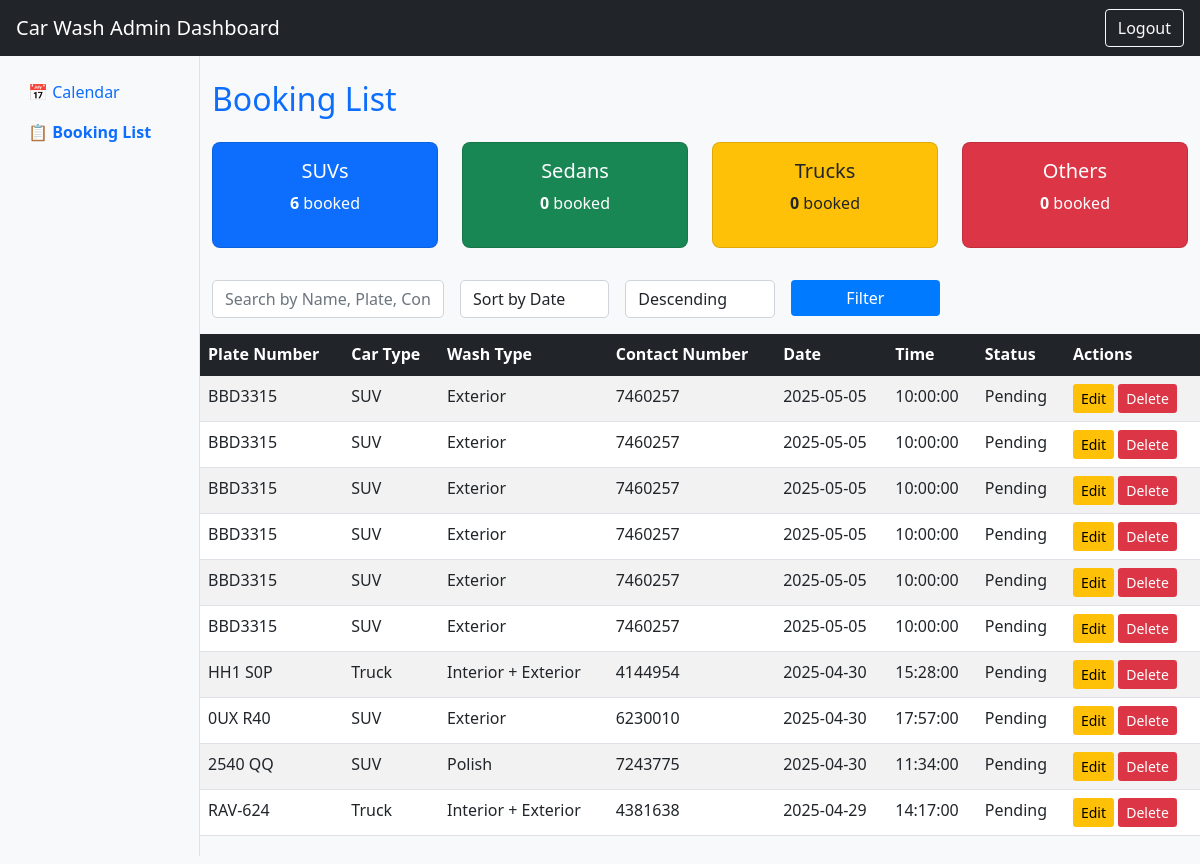
/admin/dashboard (signed in), run on an earlier commit of the app's database.
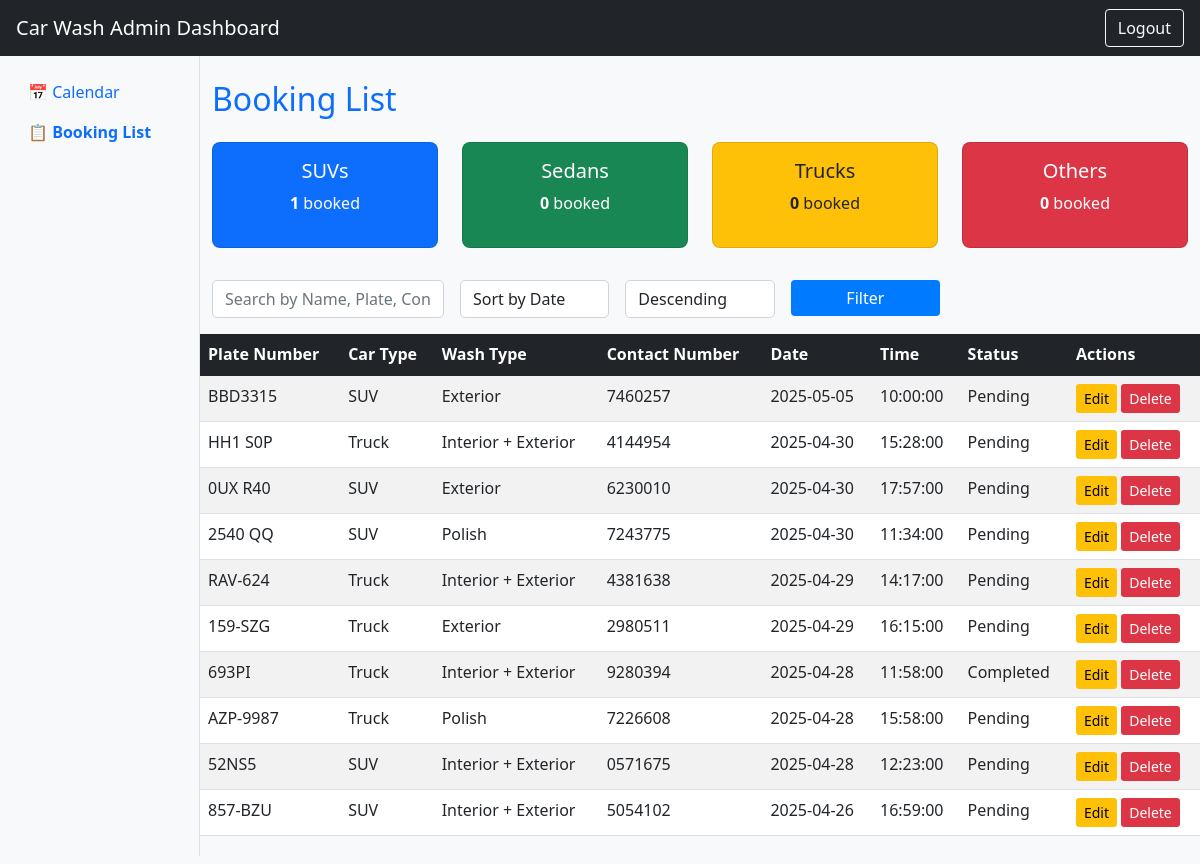
And on a later commit of the database.
### app/models.py (models this page shows, shortened)
class Booking(db.Model):
    id = db.Column(db.Integer, primary_key=True)
    name = db.Column(db.String(100), nullable=False)
    contact_number = db.Column(db.String(20), nullable=False)  # Added field
    car_plate = db.Column(db.String(15), nullable=False)      # Added field
    car_type = db.Column(db.String(50), nullable=False)
    wash_type = db.Column(db.String(50), nullable=False)
    date = db.Column(db.Date, nullable=False)                 # Changed to Date type
    time = db.Column(db.Time, nullable=False)                 # Changed to Time type
    status = db.Column(db.String(20), default="Pending")
    created_at = db.Column(db.DateTime, default=datetime.now(timezone.utc))  # Added for tracking

### app/views/admin.py (the view)
@admin.route("/dashboard")
@login_required
def dashboard():
    search_query = request.args.get("search", "").strip()
    sort_by = request.args.get("sort_by", "date")
    sort_order = request.args.get("sort_order", "desc")  # Default to descending order for latest bookings
    today = datetime.today().strftime("%Y-%m-%d")
    query = Booking.query
    if search_query:
        query = query.filter(
            (Booking.name.ilike(f"%{search_query}%")) |
            (Booking.car_plate.ilike(f"%{search_query}%")) |
            (Booking.contact_number.ilike(f"%{search_query}%"))
        )
    if sort_by in ["name", "date", "time"]:
        query = query.order_by(
            getattr(Booking, sort_by).desc() if sort_order == "desc" else getattr(Booking, sort_by).asc()
        )
    page, per_page, _ = get_page_args(page_parameter="page", per_page_parameter="per_page")
    per_page = 10
    bookings = query.paginate(page=page, per_page=per_page, error_out=False)
    suv_count = Booking.query.filter(Booking.car_type=="SUV", Booking.date == today).count()
    sedan_count = Booking.query.filter(Booking.car_type=="Sedan", Booking.date == today).count()
    truck_count = Booking.query.filter(Booking.car_type=="Truck", Booking.date == today).count()
    other_count = Booking.query.filter(Booking.car_type.notin_(["SUV", "Sedan", "Truck"]), Booking.date == today).count()
    return render_template(
        "admin.html",
        bookings=bookings,  # ✅ Pass full pagination object
        pagination=bookings,  # ✅ Pagination works in template
        suv_count=suv_count,
        sedan_count=sedan_count,
        truck_count=truck_count,
        other_count=other_count,
        search_query=search_query,
        sort_by=sort_by,
        sort_order=sort_order
    )

### app/views/admin.py (called while the page is built)
@login_manager.user_loader
def load_user(user_id):
    return Admin.query.get(int(user_id))

### app/templates/admin.html (shortened to what this page needs)
{% extends 'admin_base.html' %}
{% block content %}
<h2 class="text-primary mb-4">Booking List</h2>
<div class="row text-center">
    <div class="col-md-3">
        <div class="card bg-primary text-white">
            <div class="card-body">
                <h5>SUVs</h5>
                <p><strong>{{ suv_count }}</strong> booked</p>
            </div>
        </div>
    </div>
    <div class="col-md-3">
        <div class="card bg-success text-white">
            <div class="card-body">
                <h5>Sedans</h5>
                <p><strong>{{ sedan_count }}</strong> booked</p>
            </div>
        </div>
    </div>
    <div class="col-md-3">
        <div class="card bg-warning text-dark">
            <div class="card-body">
                <h5>Trucks</h5>
                <p><strong>{{ truck_count }}</strong> booked</p>
            </div>
        </div>
    </div>
    <div class="col-md-3">
        <div class="card bg-danger text-white">
            <div class="card-body">
                <h5>Others</h5>
                <p><strong>{{ other_count }}</strong> booked</p>
            </div>
        </div>
    </div>
</div>
<form method="GET" class="row g-3 my-3">
    <div class="col-md-3">
        <input type="text" name="search" class="form-control" placeholder="Search by Name, Plate, Contact"
               value="{{ search_query }}">
    </div>
    <div class="col-md-2">
        <select name="sort_by" class="form-control">
            <option value="date" {% if sort_by == "date" %}selected{% endif %}>Sort by Date</option>
        </select>
    </div>
    <div class="col-md-2">
        <select name="sort_order" class="form-control">
            <option value="desc" {% if sort_order == "desc" %}selected{% endif %}>Descending</option>
        </select>
    </div>
    <div class="col-md-2">
        <button type="submit" class="btn btn-primary w-100">Filter</button>
    </div>
</form>
<div class="row">
        <table class="table table-striped">
            <thead class="table-dark">
                <tr>
                    <th>Plate Number</th>
                    <th>Car Type</th>
                    <th>Wash Type</th>
                    <th>Contact Number</th>
                    <th>Date</th>
                    <th>Time</th>
                    <th>Status</th>
                    <th>Actions</th>
                </tr>
            </thead>
            <tbody>
                {% for booking in bookings.items %}
                <tr>
                    <td>{{ booking.car_plate }}</td>
                    <td>{{ booking.car_type }}</td>
                    <td>{{ booking.wash_type }}</td>
                    <td>{{ booking.contact_number }}</td>
                    <td>{{ booking.date }}</td>
                    <td>{{ booking.time }}</td>
                    <td>{{ booking.status }}</td>
                    <td>
                        <a href="{{ url_for('admin.edit_booking', booking_id=booking.id) }}" class="btn btn-warning btn-sm">Edit</a>
                        <a href="{{ url_for('admin.delete_booking', booking_id=booking.id) }}" class="btn btn-danger btn-sm">Delete</a>
                    </td>
                </tr>
                {% endfor %}
            </tbody>
        </table>
</div>
{% endblock %}

### app/templates/admin_base.html (shortened to what this page needs)
{% set active_endpoint = request.endpoint.split('.')[-1] %}
<!DOCTYPE html>
<html lang="en">
<head>
    <link rel="stylesheet" href="{{ url_for('static', filename='bootstrap.css') }}">
    <link rel="stylesheet" href="{{ url_for('static', filename='styles.css') }}">
</head>
<body>
<nav class="navbar navbar-dark bg-dark px-3">
    <a class="navbar-brand" href="#">Car Wash Admin Dashboard</a>
    <a class="btn btn-outline-light ms-auto" href="{{ url_for('admin.logout') }}">Logout</a>
</nav>
<div class="container-fluid">
    <div class="row">
        <div class="col-md-2 bg-light border-end vh-100 py-3">
            <ul class="nav flex-column">
                <li class="nav-item">
                    <a href="{{ url_for('admin.calendar_view') }}" class="nav-link {% if active_endpoint == 'calendar' %}active fw-bold text-primary{% endif %}">📅 Calendar</a>
                </li>
                <li class="nav-item">
                    <a href="{{ url_for('admin.dashboard') }}" class="nav-link {% if active_endpoint == 'dashboard' %}active fw-bold text-primary{% endif %}">📋 Booking List</a>
                </li>
            </ul>
        </div>
        <div class="col-md-10 py-4">
            {% block content %}{% endblock %}
        </div>
    </div>
</div>
</body>
</html>

### app/static/styles.css (style rules this page uses)
body { background-color: #f8f9fa; }
form .form-control { border-radius: 5px; }
.btn-primary { background-color: #007bff; border: none; }
.btn-warning { background-color: #ffc107; border: none; }
.btn-danger { background-color: #dc3545; border: none; }
.card { border-radius: 8px; text-align: center; }
.table { background: white; }
.table thead { background: #343a40; color: white; }
.nav-link.active { font-weight: bold; color: #007bff; }

What changed in the data, as far as the page shows it:
removed Booking: car_plate "BBD3315", car_type "SUV", wash_type "Exterior", contact_number "7460257", date "2025-05-05", time "10:00:00", status "Pending"
removed Booking: car_plate "BBD3315", car_type "SUV", wash_type "Exterior", contact_number "7460257", date "2025-05-05", time "10:00:00", status "Pending"
removed Booking: car_plate "BBD3315", car_type "SUV", wash_type "Exterior", contact_number "7460257", date "2025-05-05", time "10:00:00", status "Pending"
removed Booking: car_plate "BBD3315", car_type "SUV", wash_type "Exterior", contact_number "7460257", date "2025-05-05", time "10:00:00", status "Pending"
removed Booking: car_plate "BBD3315", car_type "SUV", wash_type "Exterior", contact_number "7460257", date "2025-05-05", time "10:00:00", status "Pending"
now on this page (row unchanged): Booking: car_plate "159-SZG", car_type "Truck", wash_type "Exterior", contact_number "2980511", date "2025-04-29", time "16:15:00", status "Pending"
now on this page (row unchanged): Booking: car_plate "693PI", car_type "Truck", wash_type "Interior + Exterior", contact_number "9280394", date "2025-04-28", time "11:58:00", status "Completed"
now on this page (row unchanged): Booking: car_plate "AZP-9987", car_type "Truck", wash_type "Polish", contact_number "7226608", date "2025-04-28", time "15:58:00", status "Pending"
now on this page (row unchanged): Booking: car_plate "52NS5", car_type "SUV", wash_type "Interior + Exterior", contact_number "0571675", date "2025-04-28", time "12:23:00", status "Pending"
now on this page (row unchanged): Booking: car_plate "857-BZU", car_type "SUV", wash_type "Interior + Exterior", contact_number "5054102", date "2025-04-26", time "16:59:00", status "Pending"
Also different on the page:
{{ suv_count }}: "6" → "1"
